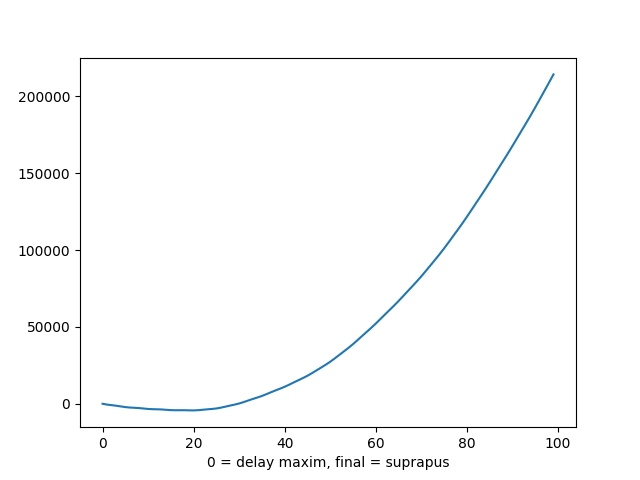

Generate this figure with Python:
import numpy as np
import matplotlib.pyplot as plt

X = np.linspace(0,10,100)
trend = X*X+X-5

sezon = np.sin(2*np.pi*2*X)+np.sin(2*np.pi*40*X)

rezidual = np.random.randn(100)

serie = trend+sezon+rezidual/100


# calculam autocorelatia

serie_teren = np.concat((np.zeros_like(serie),serie))

rez = []

for i in range(len(serie)):
    rez.append(np.sum(serie*serie_teren[i:(i+len(serie))]))

plt.xlabel("0 = delay maxim, final = suprapus")

plt.plot(rez)
plt.savefig("ex2.png")
plt.show()
"""
nu exista functie de autocorelatie in numpy

aceasta cantitate vrea sa masoara daca tipul de date are periodicitati 

"""
